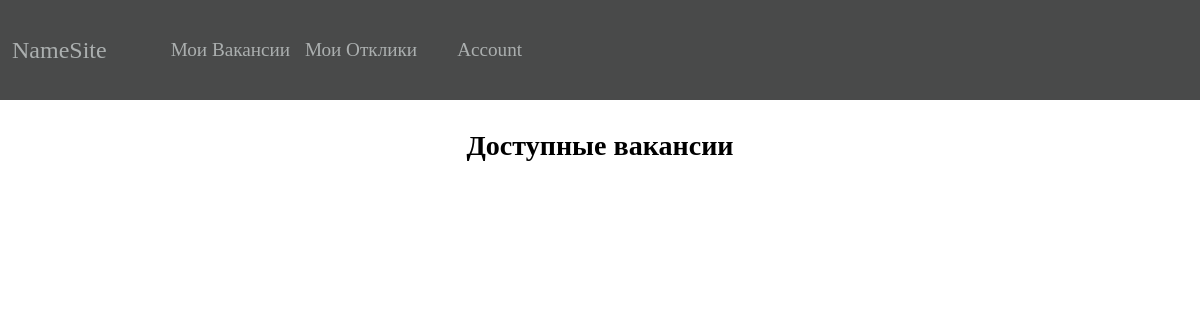
/, run on an earlier commit of the app's database.
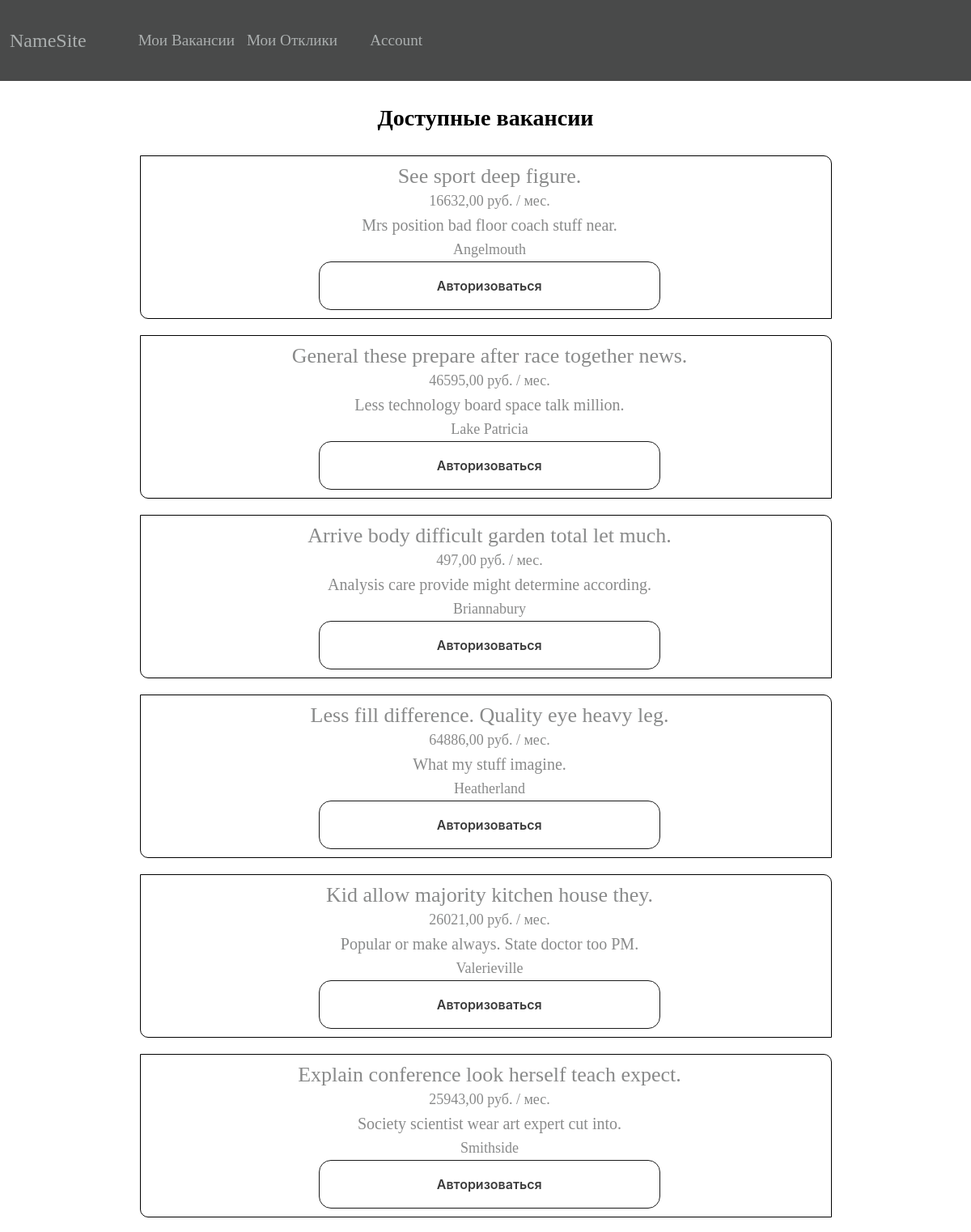
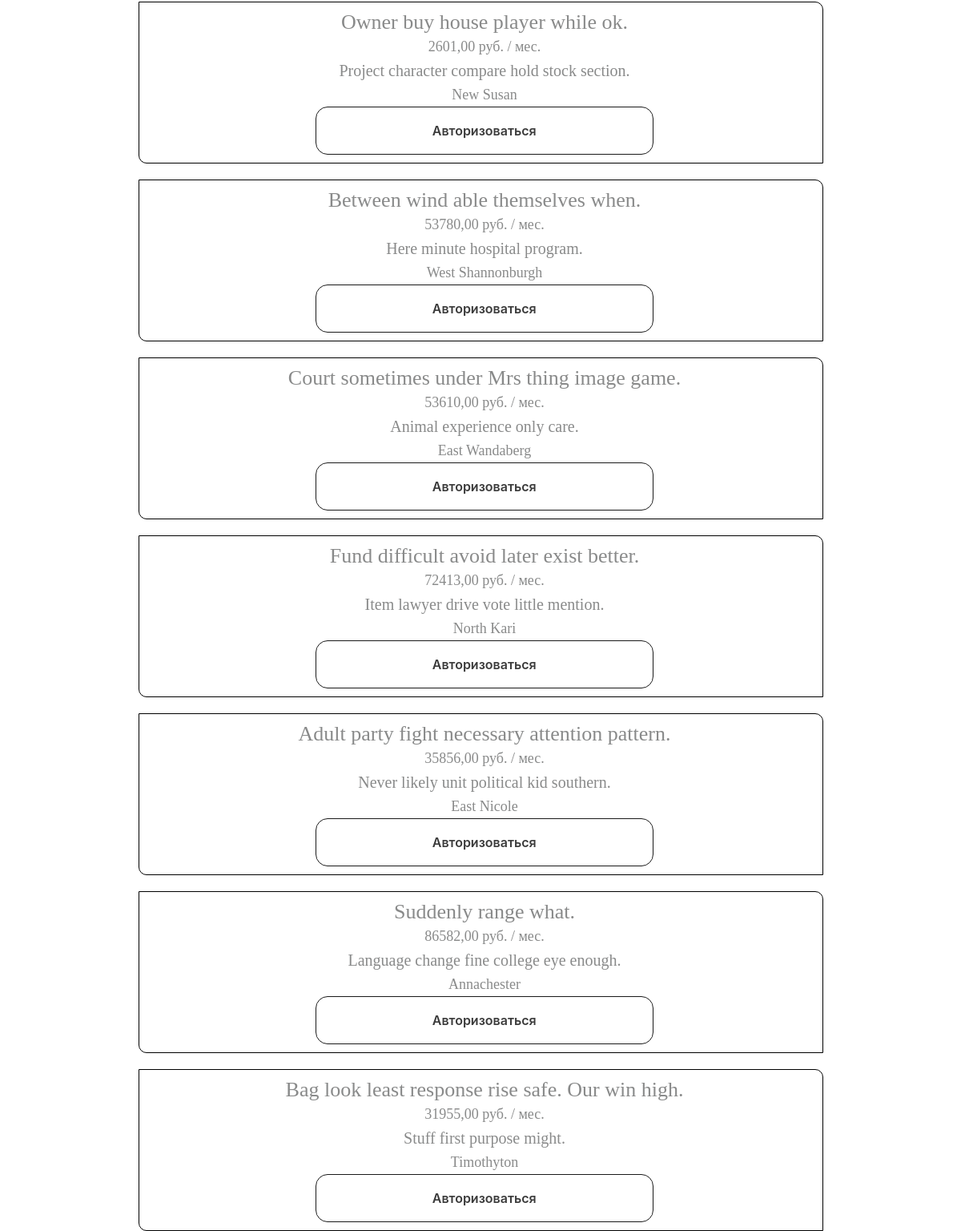
And on a later commit of the database (2 pictures, top to bottom).
### vacancyform/models.py (models this page shows, shortened)
class Vacancy(models.Model):
    vacancy_id = models.AutoField(primary_key=True)
    owner = models.ForeignKey(User,
                              on_delete=models.PROTECT,
                              blank=True,
                              null=True,
                              editable=True)
    title = models.CharField(max_length=300,
                             null=False)
    company = models.CharField(max_length=300,
                               verbose_name="Организация / Компания",
                               null=True)
    city = models.CharField(max_length=100,
                            verbose_name="Город",
                            null=True)
    salary = models.DecimalField(max_digits=10,
                                 decimal_places=2,
                                 verbose_name='Оплата в месяц')
    employment = models.CharField(max_length=30,
                                  choices=EmploymentChoice,
                                  verbose_name='Занятость')
    work_schedule = models.CharField(max_length=100,
                                     verbose_name='График',
                                     null=False)
    work_hours = models.CharField(max_length=100,
                                  verbose_name='Часы работы')
    work_format = models.CharField(max_length=100,
                                   verbose_name='Формат работы')
    show = models.BooleanField(verbose_name='Показывать вакансию', default=True)
    other = models.TextField(max_length=100000, verbose_name='Описание', blank=True)

### index/views.py (the view)
# urls.py: path('', index_view, name='home'),
def index_view(request):
    vacancies = Vacancy.objects.all()
    return render(request, 'html/index.html', {'vacancies': vacancies})

### index/templates/html/index.html (shortened to what this page needs)
{% extends 'html/base.html' %}
{% load static %}
{% block link_block %}
    <link rel="stylesheet" href="{% static 'css/index.css' %}">
    <link rel="stylesheet" href="{% static 'css/buttons.css' %}">
{% endblock link_block %}
{% block content %}
    <div id="container">
        <div class="vacancy-all">
            <div class="title-block-vacancy">
                <h3>Доступные вакансии</h3>
            </div>
            <div class="vacancy">
                {% for vacancy in vacancies %}
                    <a class="vacancy-card" href="{% url  'vacancy_detail' vacancy.vacancy_id %}">
                        <div class="title-card">
                            <p>{{ vacancy.title }}</p>
                        </div>
                        <div class="salary-card">
                            <p>{{ vacancy.salary }} руб. / мес.</p>
                        </div>
                        <div class="company-card">
                            <p>{{ vacancy.company }}</p>
                        </div>
                        <div class="city-card">
                            <p>{{ vacancy.city }}</p>
                        </div>
                        {% if request.user.is_authenticated %}
                            {% if request.user != vacancy.owner %}
                                <form action="{% url 'vacancy_response' vacancy.pk %}" method="post">
                                    {% csrf_token %}
                                    <button type="submit">Хочу работать</button>
                                </form>
                            {% else %}
                                <form action="{% url 'vacancy_detail' vacancy.pk %}" method="post">
                                    {% csrf_token %}
                                    <button type="submit">Детали(вы владелец)</button>
                                </form>
                            {% endif %}
                        {% else %}
                            <form action="{% url 'user' %}" method="post">
                                <button type="submit">Авторизоваться</button>
                            </form>
                        {% endif %}
                    </a>
                {% endfor %}
            </div>
        </div>
    </div>
{% endblock content %}

### index/templates/html/base.html (shortened to what this page needs)
{% load static %}
<!DOCTYPE html>
<html lang="ru">
<head>
    {% block link_block %}
    {% endblock link_block %}
    <link rel="stylesheet" href="{% static 'css/base.css' %}">
    <link rel="stylesheet" href="{% static 'css/buttons.css' %}">
</head>
<body>
    <header>
        <div class="name-site">
            <a href="/">NameSite</a>
        </div>
        <div class="nav-header">
            <nav>
                <a href="{% url 'vacancy_my' %}">Мои Вакансии</a>
                <a href="#">Мои Отклики</a>
            </nav>
        </div>
        <div class="user-login">
            <a href="/account/">Account</a>
        </div>
    </header>
    <main>
        {% block content %}
        {% endblock content %}
    </main>
</body>
</html>

### index/static/css/index.css (style rules this page uses)
#container { display: flex; justify-content: center; }
.title-block-vacancy { text-align: center; font-size: x-large; margin-top: 30px; margin-bottom: 30px; }
.vacancy-all { width: 1200px; height: 815px; justify-content: center; }
.vacancy { display: grid; grid-template-columns: repeat(1, 855px); justify-content: center; row-gap: 20px; }
.vacancy-card { border: 1px solid black; border-radius: 0 10px; color: rgb(137, 138, 138); text-decoration: none; padding: 10px 0px 10px 10px; }
.vacancy-card { display: grid; grid-template-rows: repeat(4, 30px); align-items: center; text-align: center; }
.title-card { font-size: 26px; }
.salary-card { font-size: 18px; }
.company-card { font-size: 20px; }
.city-card { font-size: 18px; }

### index/static/css/buttons.css (style rules this page uses)
button { appearance: none; background-color: transparent; border: 0.5px solid #1A1A1A; border-radius: 15px; box-sizing: border-box; color: #3B3B3B; cursor: pointer; display: inline-block; font-family: Roobert,-apple-system,BlinkMacSystemFont,"Segoe UI",Helvetica,Arial,sans-serif,"Apple Color Emoji","Segoe UI Emoji","Segoe UI Symbol"; font-size: 16px; font-weight: 600; line-height: normal; margin: 0; min-height: 60px; min-width: 0; outline: none; padding: 16px 24px; text-align: center; text-decoration: none; transition: all 300ms cubic-bezier(.23, 1, 0.32, 1); user-select: none; -webkit-user-select: none; touch-action: manipulation; width: 50%; will-change: transform; }

### index/static/css/base.css (style rules this page uses)
html body { padding: 0; margin: 0; }
* { margin: 0; }
header { display: flex; background-color: rgba(73, 74, 74, 1); max-height: 100px; height: 100px; column-gap: 30px; }
header a { margin-right: 10px; }
.user-login { display: flex; justify-content: center; align-items: center; font-size: larger; }
.user-login a { display: flex; cursor: pointer; }
.nav-header { display: flex; justify-content: center; align-items: center; font-size: larger; margin-left: 2%; }
a { color: rgb(171, 175, 175); text-decoration: none; }
.name-site { display: flex; justify-content: center; align-items: center; font-size: 24px; margin-left: 1%; }

What changed in the data, as far as the page shows it:
added Vacancy: title "See sport deep figure.", salary "16632,00", company "Mrs position bad floor coach stuff near.", city "Angelmouth"
added Vacancy: title "General these prepare after race together news.", salary "46595,00", company "Less technology board space talk million.", city "Lake Patricia"
added Vacancy: title "Arrive body difficult garden total let much.", salary "497,00", company "Analysis care provide might determine according.", city "Briannabury"
added Vacancy: title "Less fill difference. Quality eye heavy leg.", salary "64886,00", company "What my stuff imagine.", city "Heatherland"
added Vacancy: title "Kid allow majority kitchen house they.", salary "26021,00", company "Popular or make always. State doctor too PM.", city "Valerieville"
added Vacancy: title "Explain conference look herself teach expect.", salary "25943,00", company "Society scientist wear art expert cut into.", city "Smithside"
added Vacancy: title "Owner buy house player while ok.", salary "2601,00", company "Project character compare hold stock section.", city "New Susan"
added Vacancy: title "Between wind able themselves when.", salary "53780,00", company "Here minute hospital program.", city "West Shannonburgh"
added Vacancy: title "Court sometimes under Mrs thing image game.", salary "53610,00", company "Animal experience only care.", city "East Wandaberg"
added Vacancy: title "Fund difficult avoid later exist better.", salary "72413,00", company "Item lawyer drive vote little mention.", city "North Kari"
added Vacancy: title "Adult party fight necessary attention pattern.", salary "35856,00", company "Never likely unit political kid southern.", city "East Nicole"
added Vacancy: title "Suddenly range what.", salary "86582,00", company "Language change fine college eye enough.", city "Annachester"
added Vacancy: title "Bag look least response rise safe. Our win high.", salary "31955,00", company "Stuff first purpose might.", city "Timothyton"
